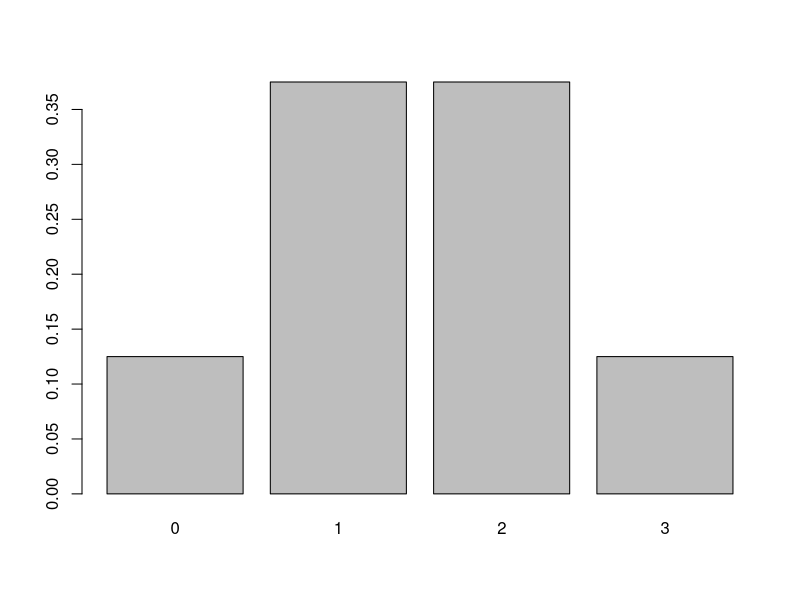
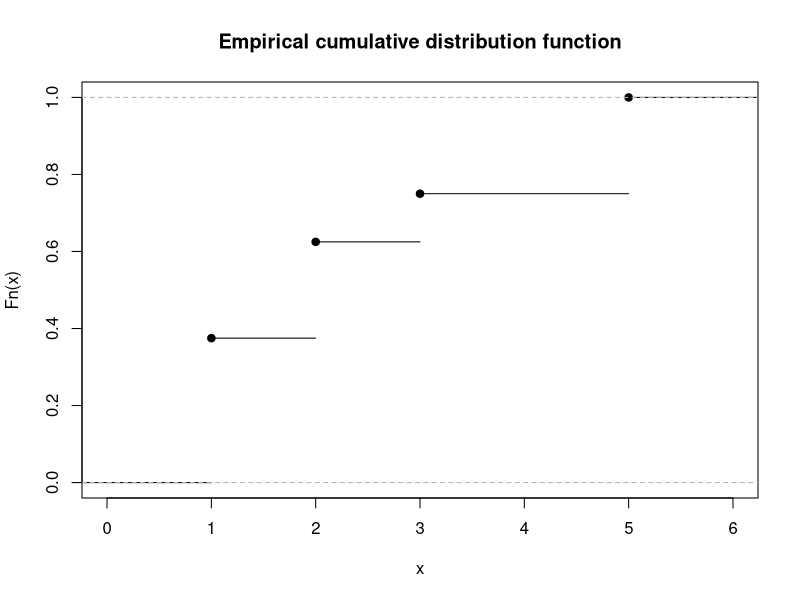

Write R code to recreate these figures, in order.
x <- c(0:3)
n_trials <- 3
probability_for_trial <- 0.5

dist_binom_x <- dbinom(x, size = n_trials, prob = probability_for_trial); dist_binom_x
barplot(dist_binom_x, names.arg = 0:3)

prob_binom_x <- pbinom(x, size = n_trials, prob = probability_for_trial)

x <- c(1,1,1,2,2,3,5,5)
ecdf_x <- ecdf(x); ecdf_x
plot(ecdf_x, main= "Empirical cumulative distribution function")
